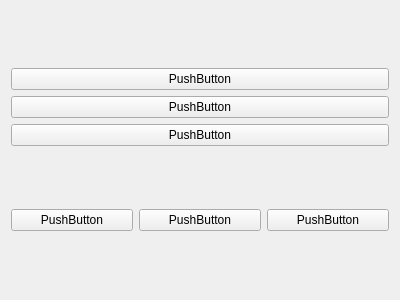
<?xml version="1.0" encoding="UTF-8"?>
<ui version="4.0">
 <class>Form</class>
 <widget class="QWidget" name="Form">
  <property name="geometry">
   <rect>
    <x>0</x>
    <y>0</y>
    <width>400</width>
    <height>300</height>
   </rect>
  </property>
  <property name="windowTitle">
   <string>Form</string>
  </property>
  <layout class="QVBoxLayout" name="verticalLayout_2">
   <item>
    <layout class="QVBoxLayout" name="verticalLayout">
     <item>
      <widget class="QPushButton" name="pushButton">
       <property name="text">
        <string>PushButton</string>
       </property>
      </widget>
     </item>
     <item>
      <widget class="QPushButton" name="pushButton_3">
       <property name="text">
        <string>PushButton</string>
       </property>
      </widget>
     </item>
     <item>
      <widget class="QPushButton" name="pushButton_2">
       <property name="text">
        <string>PushButton</string>
       </property>
      </widget>
     </item>
    </layout>
   </item>
   <item>
    <layout class="QHBoxLayout" name="horizontalLayout">
     <item>
      <widget class="QPushButton" name="pushButton_5">
       <property name="text">
        <string>PushButton</string>
       </property>
      </widget>
     </item>
     <item>
      <widget class="QPushButton" name="pushButton_6">
       <property name="text">
        <string>PushButton</string>
       </property>
      </widget>
     </item>
     <item>
      <widget class="QPushButton" name="pushButton_4">
       <property name="text">
        <string>PushButton</string>
       </property>
      </widget>
     </item>
    </layout>
   </item>
  </layout>
 </widget>
 <resources/>
 <connections/>
</ui>
